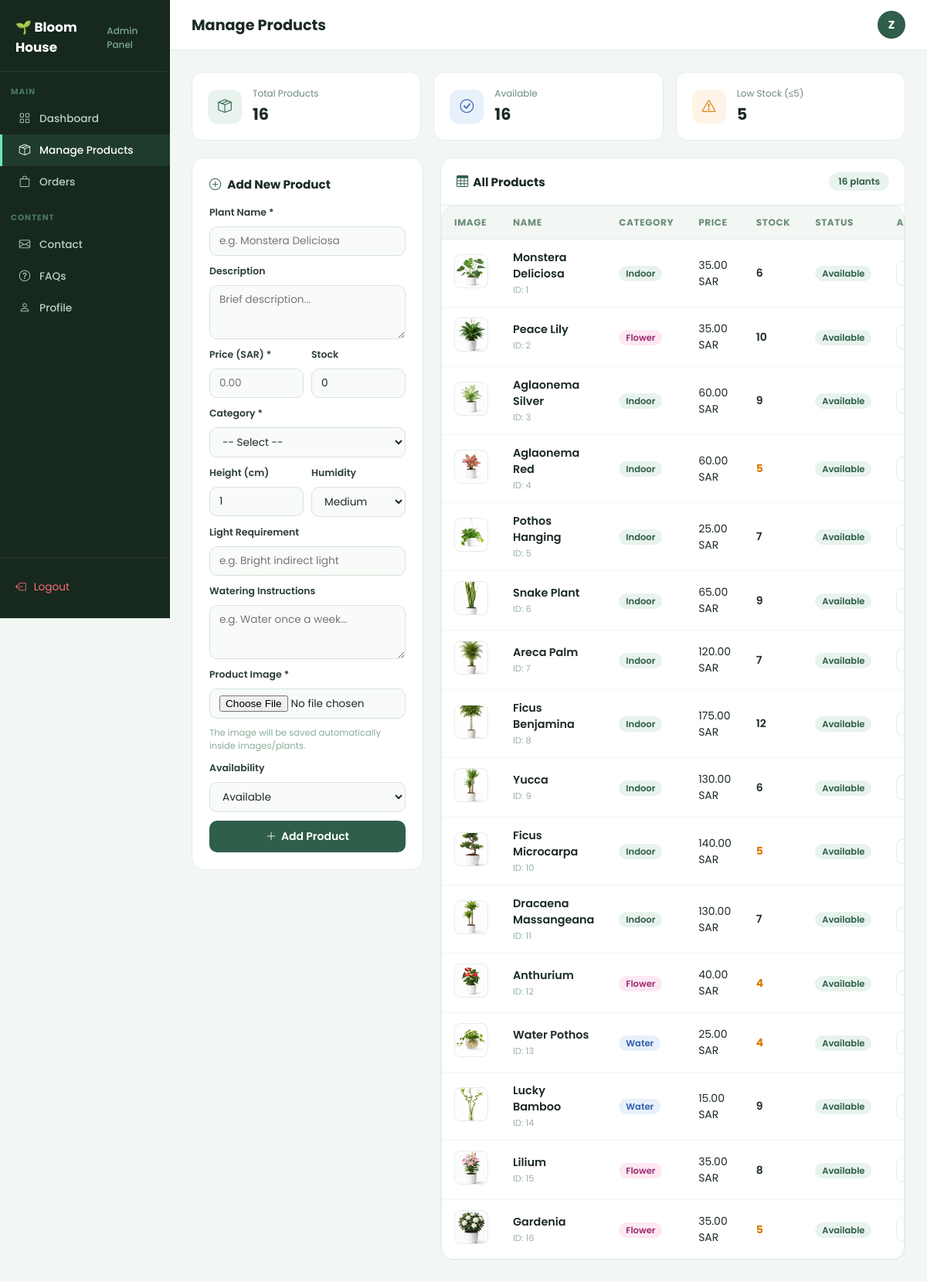
The page /manage-products.php (signed in) on the database its author committed.
### tables this page shows
CREATE TABLE `plants` (
  `plant_id` int(11) NOT NULL,
  `admin_id` int(11) DEFAULT NULL,
  `plant_name` varchar(100) NOT NULL,
  `description` text NOT NULL,
  `price` decimal(10,2) NOT NULL,
  `stock_quantity` int(11) NOT NULL,
  `light_requirement` varchar(100) NOT NULL,
  `watering_instruction` text NOT NULL,
  `image` varchar(255) NOT NULL,
  `availability_status` varchar(50) NOT NULL,
  `category` varchar(50) NOT NULL,
  `height_cm` int(11) NOT NULL,
  `humidity_requirement` enum('Low','Medium','High') NOT NULL
);

### manage-products.php (the view, shortened to what this page needs)
<?php
require_once 'db_connect.php';
$r = mysqli_query($conn, "SELECT full_name FROM admin WHERE admin_id=" . (int)$_SESSION['admin_id']);
if ($r && $a = mysqli_fetch_assoc($r)) {
    $parts = explode(' ', trim($a['full_name']));
    $adminFirstName = $parts[0];
    $adminLetter = strtoupper(substr($adminFirstName, 0, 1));
}
$editProduct = null;
$totalPlants = 0;
$availablePlants = 0;
$lowStock = 0;
$r = mysqli_query($conn, "SELECT COUNT(*) AS c FROM plants");
if ($r && $row = mysqli_fetch_assoc($r)) { $totalPlants = $row['c']; }
$r = mysqli_query($conn, "SELECT COUNT(*) AS c FROM plants WHERE availability_status='Available'");
if ($r && $row = mysqli_fetch_assoc($r)) { $availablePlants = $row['c']; }
$r = mysqli_query($conn, "SELECT COUNT(*) AS c FROM plants WHERE stock_quantity <= 5");
if ($r && $row = mysqli_fetch_assoc($r)) { $lowStock = $row['c']; }
$plants = [];
$res = mysqli_query($conn, "SELECT * FROM plants ORDER BY plant_id ASC");
if ($res) {
    while ($row = mysqli_fetch_assoc($res)) {
        $plants[] = $row;
    }
}
?>
<!DOCTYPE html>
<html lang="en">
<head>
    <link rel="stylesheet" href="https://cdn.jsdelivr.net/npm/bootstrap-icons/font/bootstrap-icons.css">
    <link rel="stylesheet" href="https://cdnjs.cloudflare.com/ajax/libs/font-awesome/6.0.0-beta3/css/all.min.css">
    <link rel="stylesheet" href="css/manage-products.css">
    <link rel="stylesheet" href="css/admin-pages.css">
</head>
<body>
<?php
    $adminPageTitle = 'Manage Products';
    $activePage = 'products';
    include 'admin.php';
    ?>
        <div class="stats-row" style="grid-template-columns:repeat(3,1fr);margin-bottom:22px;">
            <div class="stat-card">
                <div class="stat-icon si-green"><i class="bi bi-box-seam"></i></div>
                <div class="stat-info"><p>Total Products</p><strong><?= $totalPlants ?></strong></div>
            </div>
            <div class="stat-card">
                <div class="stat-icon si-blue"><i class="bi bi-check-circle"></i></div>
                <div class="stat-info"><p>Available</p><strong><?= $availablePlants ?></strong></div>
            </div>
            <div class="stat-card">
                <div class="stat-icon si-orange"><i class="bi bi-exclamation-triangle"></i></div>
                <div class="stat-info"><p>Low Stock (≤5)</p><strong><?= $lowStock ?></strong></div>
            </div>
        </div>
        <div class="mp-layout">
            <div class="form-card">
                <h3>
                    <i class="bi <?= $editProduct ? 'bi-pencil-square' : 'bi-plus-circle' ?>" style="color:#2f5e4a;"></i>
                    <?= $editProduct ? 'Edit Product' : 'Add New Product' ?>
                </h3>
                <form method="POST" action="manage-products.php" enctype="multipart/form-data">
                    <div class="form-group">
                        <label>Plant Name *</label>
                        <input type="text" name="plant_name" placeholder="e.g. Monstera Deliciosa"
                               value="<?= htmlspecialchars($editProduct['plant_name'] ?? '') ?>" required>
                    </div>
                    <div class="form-group">
                        <label>Description</label>
                        <textarea name="description" placeholder="Brief description..."><?= htmlspecialchars($editProduct['description'] ?? '') ?></textarea>
                    </div>
                    <div class="form-row-2">
                        <div class="form-group">
                            <label>Price (SAR) *</label>
                            <input type="number" name="price" step="0.01" min="0" placeholder="0.00"
                                   value="<?= htmlspecialchars($editProduct['price'] ?? '') ?>" required>
                        </div>
                        <div class="form-group">
                            <label>Stock</label>
                            <input type="number" name="stock_quantity" min="0" placeholder="0"
                                   value="<?= htmlspecialchars($editProduct['stock_quantity'] ?? '0') ?>">
                        </div>
                    </div>
                    <div class="form-group">
                        <label>Category *</label>
                        <select name="category" required>
                            <option value="">-- Select --</option>
                        </select>
                    </div>
                    <div class="form-row-2">
                        <div class="form-group">
                            <label>Height (cm)</label>
                            <input type="number" name="height_cm" min="1" placeholder="e.g. 60"
                                   value="<?= htmlspecialchars($editProduct['height_cm'] ?? '1') ?>">
                        </div>
                        <div class="form-group">
                            <label>Humidity</label>
                            <select name="humidity_requirement">
                                <?php foreach (['Low','Medium','High'] as $hum): ?>
                                    <option value="<?= $hum ?>" <?= ($editProduct['humidity_requirement'] ?? 'Medium') === $hum ? 'selected' : '' ?>><?= $hum ?></option>
                                <?php endforeach; ?>
                            </select>
                        </div>
                    </div>
                    <div class="form-group">
                        <label>Light Requirement</label>
                        <input type="text" name="light_requirement" placeholder="e.g. Bright indirect light"
                               value="<?= htmlspecialchars($editProduct['light_requirement'] ?? '') ?>">
                    </div>
                    <div class="form-group">
                        <label>Watering Instructions</label>
                        <textarea name="watering_instruction" placeholder="e.g. Water once a week..."><?= htmlspecialchars($editProduct['watering_instruction'] ?? '') ?></textarea>
                    </div>
                    <div class="form-group">
                        <label>Product Image <?= $editProduct ? '' : '*' ?></label>
                        <input type="file" name="plant_image" accept="image/*" <?= $editProduct ? '' : 'required' ?>>
                        <small style="display:block;margin-top:5px;color:#8aad98;font-size:.72rem;">
                            The image will be saved automatically inside images/plants.
                        </small>
                    </div>
                    <div class="form-group">
                        <label>Availability</label>
                        <select name="availability_status">
                            <option value="Available"    <?= ($editProduct['availability_status'] ?? '') === 'Available'    ? 'selected' : '' ?>>Available</option>
                        </select>
                    </div>
                    <button type="submit" class="btn-submit-form">
                        <i class="bi <?= $editProduct ? 'bi-check-lg' : 'bi-plus-lg' ?>"></i>
                        <?= $editProduct ? 'Save Changes' : 'Add Product' ?>
                    </button>
                </form>
            </div>
            <div class="table-card">
                <div class="table-card-head">
                    <h3><i class="bi bi-table" style="color:#2f5e4a;margin-right:6px;"></i>All Products</h3>
                    <span class="count-badge"><?= count($plants) ?> plants</span>
                </div>
                <div class="table-wrap">
                    <table>
                        <thead>
                            <tr>
                                <th>Image</th>
                                <th>Name</th>
                                <th>Category</th>
                                <th>Price</th>
                                <th>Stock</th>
                                <th>Status</th>
                                <th>Actions</th>
                            </tr>
                        </thead>
                        <tbody>
                        <?php if (!empty($plants)): ?>
                            <?php foreach ($plants as $p): ?>
                            <tr>
                                <td><img src="images/plants/<?= htmlspecialchars($p['image']) ?>" class="prod-img"
                                         onerror="this.src='images/plants/monstera.jpeg'"
                                         alt="<?= htmlspecialchars($p['plant_name']) ?>"></td>
                                <td>
                                    <div class="prod-name"><?= htmlspecialchars($p['plant_name']) ?></div>
                                    <div class="prod-id">ID: <?= $p['plant_id'] ?></div>
                                </td>
                                <td>
                                    <?php
                                    $catClass = 'badge-indoor';
                                    if ($p['category'] === 'Flower') $catClass = 'badge-flower';
                                    if ($p['category'] === 'Water')  $catClass = 'badge-water';
                                    ?>
                                    <span class="<?= $catClass ?>"><?= htmlspecialchars($p['category']) ?></span>
                                </td>
                                <td><?= number_format($p['price'], 2) ?> SAR</td>
                                <td class="<?= $p['stock_quantity'] <= 5 ? 'stock-low' : 'stock-ok' ?>"><?= (int)$p['stock_quantity'] ?></td>
                                <td>
                                    <span class="<?= $p['availability_status'] === 'Available' ? 'badge-avail' : 'badge-out' ?>">
                                        <?= htmlspecialchars($p['availability_status']) ?>
                                    </span>
                                </td>
                                <td>
                                    <div class="action-btns">
                                        <a href="manage-products.php?edit=<?= $p['plant_id'] ?>" class="act-btn edit" title="Edit">
                                        </a>
                                    </div>
                                </td>
                            </tr>
                            <?php endforeach; ?>
                        <?php else: ?>
                            <tr><td colspan="7" style="text-align:center;padding:40px;color:#9ab5a6;">🌱 No products yet.</td></tr>
                        <?php endif; ?>
                        </tbody>
                    </table>
                </div>
            </div>
        </div>
    </div>
</div>
</body>
</html>

### admin.php (shortened to what this page needs)
<aside class="sidebar">
    <div class="sidebar-logo">
        <a href="index.php">🌱 Bloom House<span>Admin Panel</span></a>
    </div>
    <div class="sidebar-section">Main</div>
    <a href="admin-dashboard.php" class="sidebar-link <?php echo ($activePage === 'dashboard') ? 'active' : ''; ?>"><i class="bi bi-grid"></i> Dashboard</a>
    <a href="manage-products.php" class="sidebar-link <?php echo ($activePage === 'products') ? 'active' : ''; ?>"><i class="bi bi-box-seam"></i> Manage Products</a>
    <a href="manage-orders.php" class="sidebar-link <?php echo ($activePage === 'orders') ? 'active' : ''; ?>"><i class="bi bi-bag"></i> Orders</a>
    <div class="sidebar-section">Content</div>
    <a href="admin-contact.php" class="sidebar-link <?php echo ($activePage === 'contact') ? 'active' : ''; ?>"><i class="bi bi-envelope"></i> Contact</a>
    <a href="admin-faq.php" class="sidebar-link <?php echo ($activePage === 'faq') ? 'active' : ''; ?>"><i class="bi bi-question-circle"></i> FAQs</a>
    <a href="admin-profile.php" class="sidebar-link <?php echo ($activePage === 'profile') ? 'active' : ''; ?>"><i class="bi bi-person"></i> Profile</a>
    <div class="sidebar-bottom">
        <a href="admin-logout.php" class="sidebar-logout js-admin-logout"><i class="bi bi-box-arrow-left"></i> Logout</a>
    </div>
</aside>
<div class="main">
    <div class="topnav">
        <h1><?php echo htmlspecialchars($adminPageTitle); ?></h1>
        <div class="topnav-right">
            <a class="admin-avatar" href="admin-profile.php"><?php echo htmlspecialchars($adminLetter); ?></a>
        </div>
    </div>
    <div class="content">

### manage-products.php (style rules this page uses)
.mp-layout { display:grid;grid-template-columns:300px 1fr;gap:22px;align-items:start; }
.form-card { background:#fff;border:1px solid #e4ede8;border-radius:16px;padding:22px;position:sticky;top:80px; }
.form-card h3 { font-size:.95rem;font-weight:700;color:#1c2b22;margin-bottom:16px;display:flex;align-items:center;gap:8px; }
.form-group { margin-bottom:11px; }
.form-group label { display:block;font-size:.78rem;font-weight:600;color:#2c3e35;margin-bottom:4px; }
.form-group input,.form-group select,.form-group textarea { width:100%;padding:8px 12px;border:1.5px solid #d4e3da;border-radius:10px;font-size:.85rem;color:#1c2b22;background:#f9fbf9;font-family:'Poppins',sans-serif;outline:none;transition:border-color .2s; }
.form-group textarea { resize:vertical;min-height:70px; }
.form-row-2 { display:grid;grid-template-columns:1fr 1fr;gap:10px; }
.btn-submit-form { width:100%;padding:10px;border:none;border-radius:10px;background:#2f5e4a;color:#fff;font-family:'Poppins',sans-serif;font-size:.875rem;font-weight:600;cursor:pointer;margin-top:6px;transition:background .2s;display:flex;align-items:center;justify-content:center;gap:6px; }
.table-card { background:#fff;border:1px solid #e4ede8;border-radius:16px;overflow:hidden; }
.table-card-head { display:flex;align-items:center;justify-content:space-between;padding:18px 20px;border-bottom:1px solid #e4ede8; }
.table-card-head h3 { font-size:.95rem;font-weight:700;color:#1c2b22; }
.count-badge { background:#e8f3ed;color:#2f5e4a;font-size:.75rem;font-weight:600;padding:3px 12px;border-radius:20px; }
.prod-img { width:44px;height:44px;object-fit:cover;border-radius:8px;border:1px solid #e4ede8; }
.badge-indoor { background:#e8f3ed;color:#2f5e4a;padding:2px 9px;border-radius:999px;font-size:.72rem;font-weight:600; }
.badge-flower { background:#fde8f3;color:#9b2c6e;padding:2px 9px;border-radius:999px;font-size:.72rem;font-weight:600; }
.badge-water { background:#e8f0fb;color:#2f5eab;padding:2px 9px;border-radius:999px;font-size:.72rem;font-weight:600; }
.badge-avail { background:#e8f3ed;color:#2f5e4a;padding:2px 9px;border-radius:999px;font-size:.72rem;font-weight:600; }

### rows shown on the page
plants: image (picture), plant_name "Monstera Deliciosa", plant_id "1", category "Indoor", price "35.00", stock_quantity "6", availability_status "Available"
plants: image (picture), plant_name "Peace Lily", plant_id "2", category "Flower", price "35.00", stock_quantity "10", availability_status "Available"
plants: image (picture), plant_name "Aglaonema Silver", plant_id "3", category "Indoor", price "60.00", stock_quantity "9", availability_status "Available"
plants: image (picture), plant_name "Aglaonema Red", plant_id "4", category "Indoor", price "60.00", stock_quantity "5", availability_status "Available"
plants: image (picture), plant_name "Pothos Hanging", plant_id "5", category "Indoor", price "25.00", stock_quantity "7", availability_status "Available"
plants: image (picture), plant_name "Snake Plant", plant_id "6", category "Indoor", price "65.00", stock_quantity "9", availability_status "Available"
plants: image (picture), plant_name "Areca Palm", plant_id "7", category "Indoor", price "120.00", stock_quantity "7", availability_status "Available"
plants: image (picture), plant_name "Ficus Benjamina", plant_id "8", category "Indoor", price "175.00", stock_quantity "12", availability_status "Available"
plants: image (picture), plant_name "Yucca", plant_id "9", category "Indoor", price "130.00", stock_quantity "6", availability_status "Available"
plants: image (picture), plant_name "Ficus Microcarpa", plant_id "10", category "Indoor", price "140.00", stock_quantity "5", availability_status "Available"
plants: image (picture), plant_name "Dracaena Massangeana", plant_id "11", category "Indoor", price "130.00", stock_quantity "7", availability_status "Available"
plants: image (picture), plant_name "Anthurium", plant_id "12", category "Flower", price "40.00", stock_quantity "4", availability_status "Available"
plants: image (picture), plant_name "Water Pothos", plant_id "13", category "Water", price "25.00", stock_quantity "4", availability_status "Available"
plants: image (picture), plant_name "Lucky Bamboo", plant_id "14", category "Water", price "15.00", stock_quantity "9", availability_status "Available"
plants: image (picture), plant_name "Lilium", plant_id "15", category "Flower", price "35.00", stock_quantity "8", availability_status "Available"
plants: image (picture), plant_name "Gardenia", plant_id "16", category "Flower", price "35.00", stock_quantity "5", availability_status "Available"

### other values the page prints
$adminPageTitle "Manage Products"
$adminLetter "Z"
$totalPlants "16"
$availablePlants "16"
$lowStock "5"
count($plants) "16"
form field humidity_requirement "Medium"
